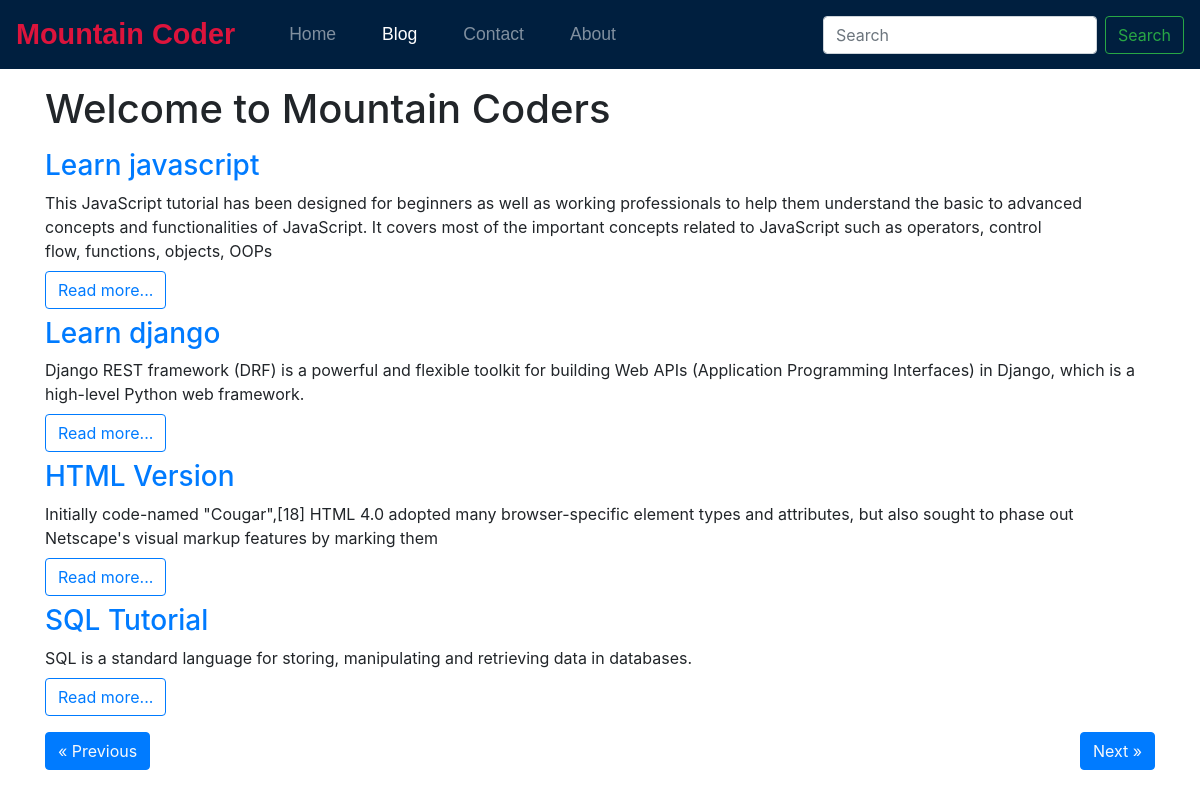
Screenshot of /blog/ with the database file from the repository.
### home/models.py (models this page shows)
class Blog(models.Model):
    sno=models.AutoField(primary_key=True)
    title=models.CharField(max_length=20)
    content = HTMLField()
    short_desc = models.CharField(max_length=400, default="")
    slug =models.CharField(max_length=20)
    time = models.DateTimeField(auto_now_add=True)

### home/views.py (the view)
# urls.py: 2. Add a URL to urlpatterns:  path('blog/', include('blog.urls'))
def blog(request):
     no_of_post=4
     page= request.GET.get('page')
     if page is None:
         page=1
     else:
         page=int(page)
     all_data = Blog.objects.all()
     all_data=all_data[(page-1)* no_of_post:no_of_post+(page-1)* no_of_post]
     prev=None
     if page>=1:
         prev=page-1
     else:
         pre=None
     nxt=None
     if page< math.ceil( Blog.objects.count()/no_of_post):
         nxt=page+1
     else:
         nxt=None
     context ={'items':all_data,'prev':prev,'nxt':nxt}
     return render(request,'blog.html',context)

### templates/blog.html (shortened to what this page needs)
{% extends "main.html" %} {% block body %}
<nav class="navbar navbar-expand-lg navbar-dark navbar-custom">
  <a class="navbar-brand" href="#">Mountain Coder</a>
  <div class="collapse navbar-collapse" id="navbarSupportedContent">
    <ul class="navbar-nav mr-auto">
      <li class="nav-item">
        <a class="nav-link" href="/home"
          >Home <span class="sr-only">(current)</span></a
        >
      </li>
      <li class="nav-item active">
        <a class="nav-link" href="/blog">Blog</a>
      </li>
      <li class="nav-item">
        <a class="nav-link" href="/contact">Contact</a>
      </li>
      <li class="nav-item">
        <a class="nav-link" href="/about">About</a>
      </li>
    </ul>
    <form action="/search" method="get" class="form-inline my-2 my-lg-0">
      <input
        class="form-control mr-sm-2"
        type="search"
        placeholder="Search"
        aria-label="Search"
      />
      <button class="btn btn-outline-success my-2 my-sm-0" type="submit">
        Search
      </button>
    </form>
  </div>
</nav>
<div class="container my-3">
  <h1 class="my-3">Welcome to Mountain Coders</h1>
  {% for item in items %}
  <div class="my-2">
    <h3 class="mt-0"><a href="/blogpost/{{item.slug}}">{{ item.title}}</a></h3>
    <div class="my-2">{{item.short_desc|slice:300}}</div>
    <a href="/blogpost/{{item.slug}}"
      ><button type="button" class="btn btn-outline-primary">Read more...</button></a
    >
  </div>
  {% endfor %}
  <div class="my-3">
    {% if prev %}
    <button type="button" class="btn btn-primary "><a href="/blog?page={{prev}}" class="text-light text_decoration-none"> &laquo; Previous</a></button>
    {% else %}
     <button type="button" class="btn btn-primary"><a class=" text-light text_decoration-focus-none"href="#"> &laquo; Previous</a></button>
    {% endif %}
    {% if nxt %}
    <button type="button" class="btn btn-primary float-right"><a class="text-light text_decoration-focus-none"href="/blog?page={{nxt}}">Next &raquo;</a></button>
    {% else %}
     <button type="button" class="btn btn-primary float-right"><a class="text-light text_decoration-focus-none"href="#"> Next &raquo;</a> </button>
    {% endif %}
  </div>
</div>
{% endblock body %}

### templates/main.html (shortened to what this page needs)
{% load static %}
<!DOCTYPE html>
<html lang="en">
  <head>
    <link
      rel="stylesheet"
      href="https://cdn.jsdelivr.net/npm/bootstrap@4.1.3/dist/css/bootstrap.min.css"
    />
    <link rel="stylesheet" href="{% static 'css/navbar.css' %}" />
  </head>
  <body>
    {% block body %} {% endblock body %}
  </body>
</html>

### static/css/navbar.css (style rules this page uses)
.navbar-custom { background-color: #001f3f; }
.navbar-custom .navbar-brand { color: crimson !important; font-size: 1.8rem; font-weight: 800; font-family: 'Poppins', sans-serif; }
.navbar-custom .nav-item, .navbar-custom .nav-link { font-size: 1.1rem; font-weight: 500; font-family: 'Poppins', sans-serif; margin-left: 15px; }

### rows the page displays
Blog: title "Learn javascript", short_desc "This JavaScript tutorial has been designed for beginners as well as working professionals to help them understand the basic to advanced concepts and functionalities of JavaScript. It covers most of the important concepts related to JavaScript such as operators, control flow, functions, objects, OOPs"
Blog: title "Learn django", short_desc "Django REST framework (DRF) is a powerful and flexible toolkit for building Web APIs (Application Programming Interfaces) in Django, which is a high-level Python web framework."
Blog: title "HTML Version", short_desc "Initially code-named \"Cougar\",[18] HTML 4.0 adopted many browser-specific element types and attributes, but also sought to phase out Netscape's visual markup features by marking them"
Blog: title "SQL Tutorial", short_desc "SQL is a standard language for storing, manipulating and retrieving data in databases."
